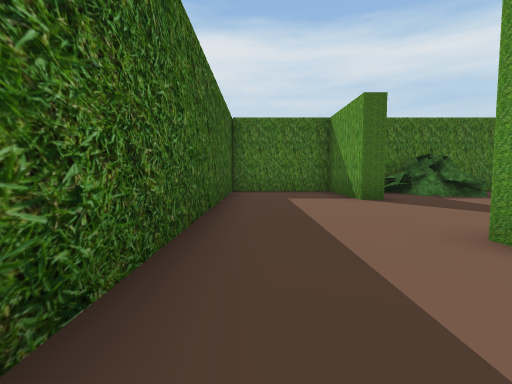
[1] (above)

22 first-person views from a walk through a 3-D level made in the Unity game engine. The camera is 1.2 m above the floor, tilts 4° down and sees 85° across. The floor is counted in squares, 2 m on a side. Each view is taken from the middle of a square. On the plan, view 1 faces up. The plan holds only what a view shows up to about 9 squares ahead; the rest is blank. The place goes on beyond the plan. The player is left out. Some surface patterns are stand-ins.

[2]
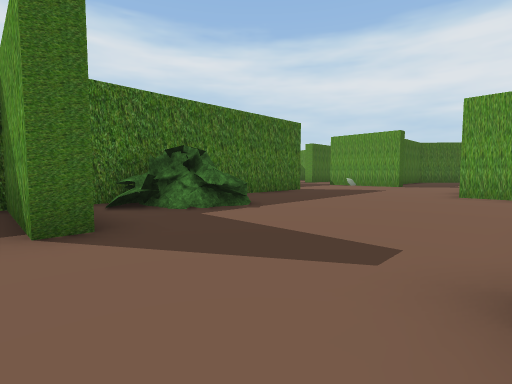

[3]
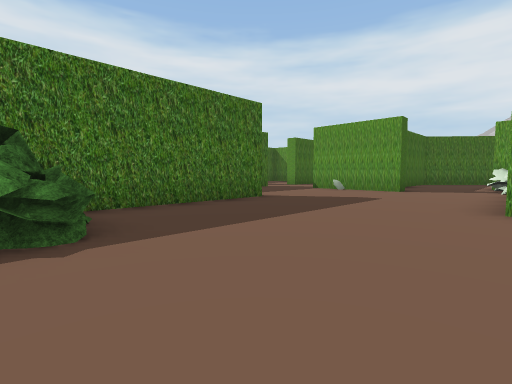

[4]
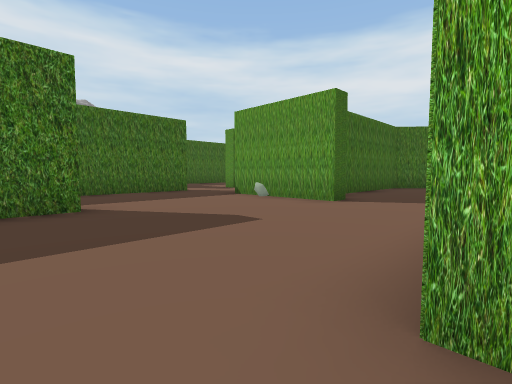

[5]
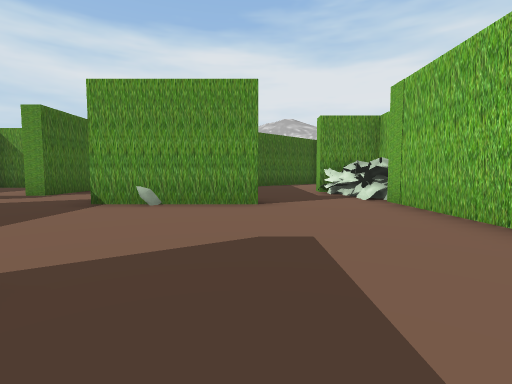

[6]
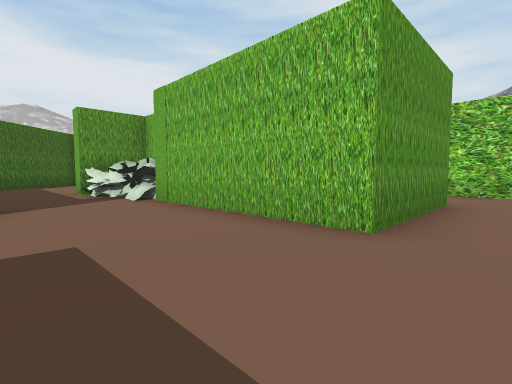

[7]
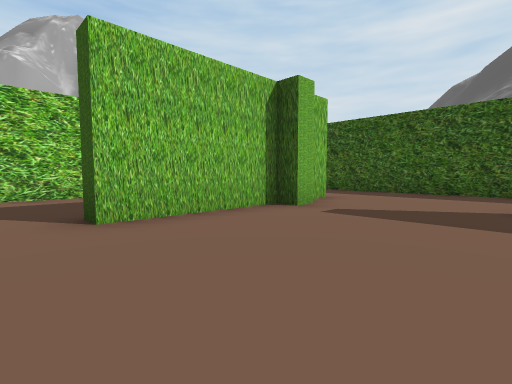

[8]
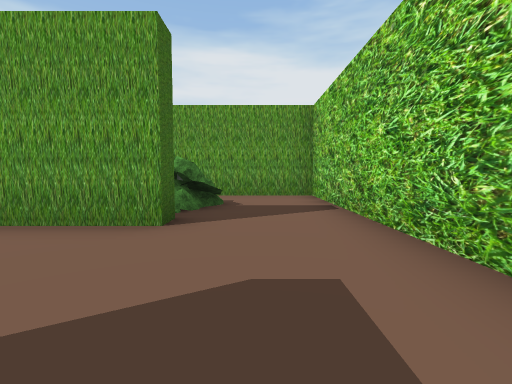

[9]
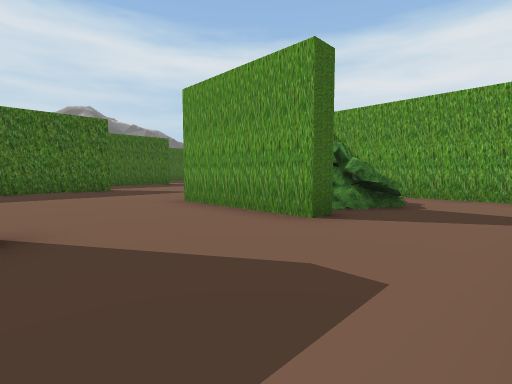

[10]
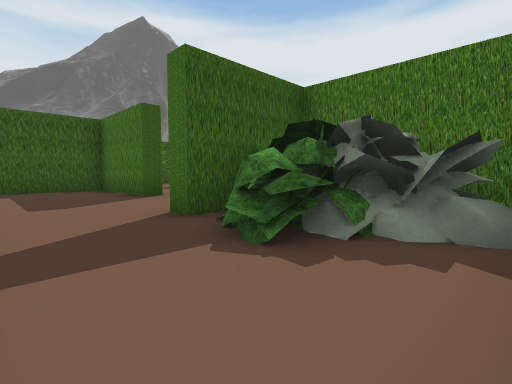

[11]
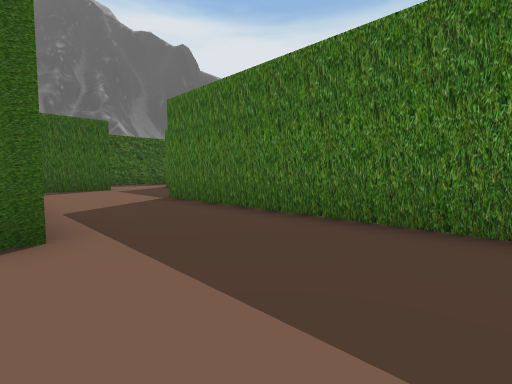

[12]
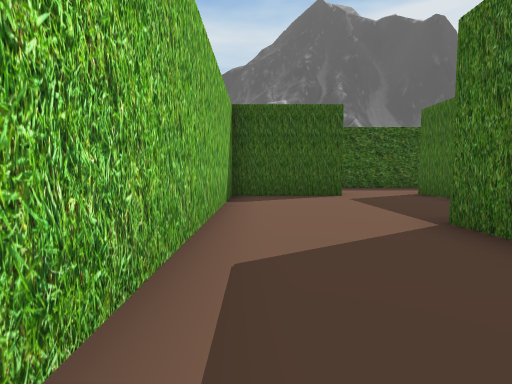

[13]
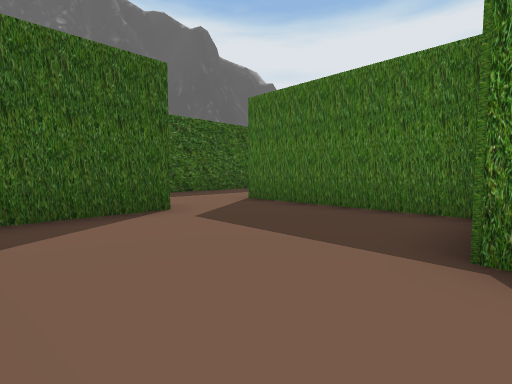

[14]
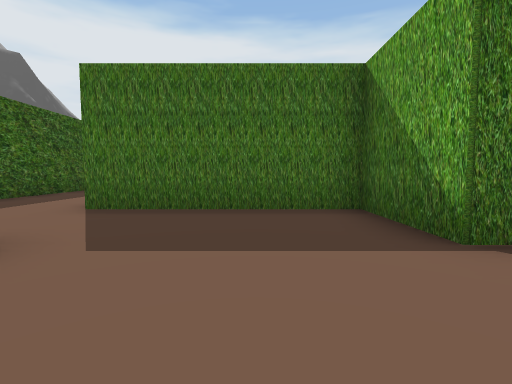

[15]
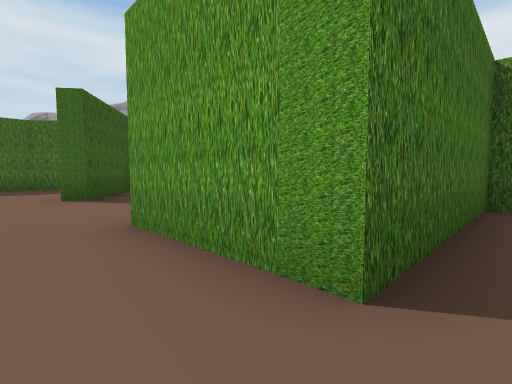

[16]
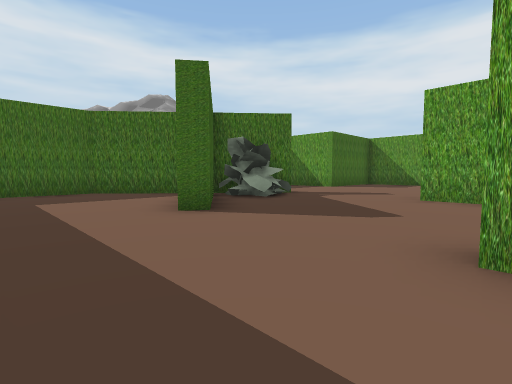

[17]
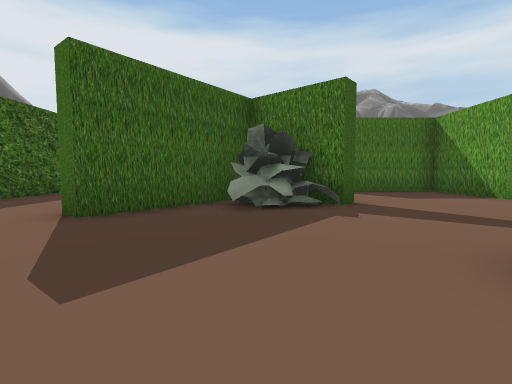

[18]
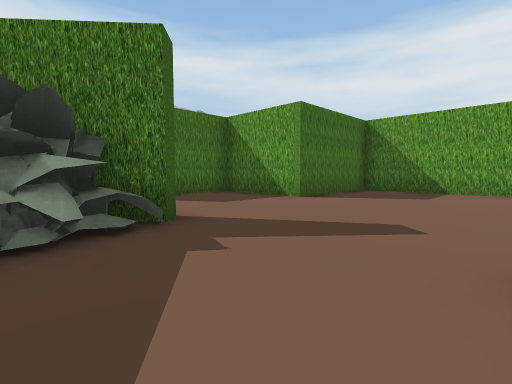

[19]
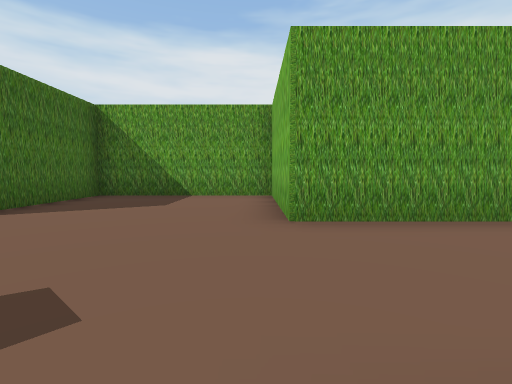

[20]
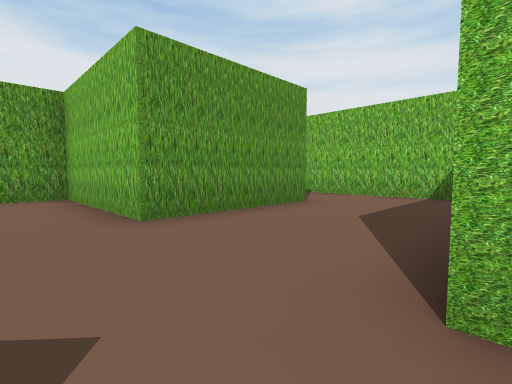

[21]
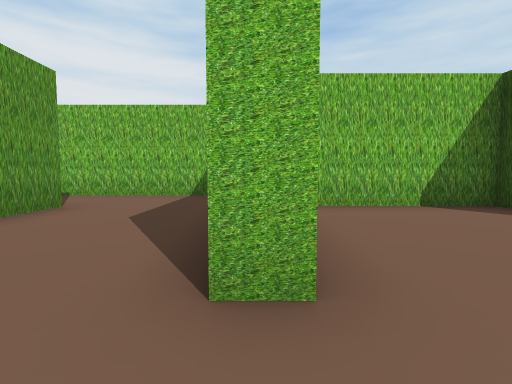

[22]
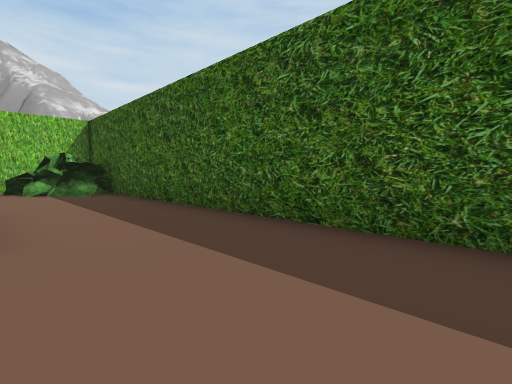

### Floor plan
Key: @ floor where view 1 was taken; # wall or solid block; . floor; / step, stairs or slope; = window, fence, low wall or low ledge.
Columns run from 1 left of view 1 to 20 right of it. Each row starts with its distance up from view 1.
 26 #####    ####
 25 #...##   ...#
 24 #....##  ...#
 23 #....###....####
 22  ...####.......##
 21  ...#...........#
 20 #...............#
 19 #...............#
 18 #.......#...#####
 17 #...#... ...#
 16 #...#... ...#
 15 #...#####....
 14 #.......#....
 13 #.......#.....  ..##
 12 #/..#...########...
 11 ##/.#.............
 10 ##  #...........#
  9 ############....#
  8 #...###.........####
  7 #...#.#.........#....
  6 #.....................
  5 #................//#..
  4 #..........#######/#
  3 #..........#########
  2 #...#####..##=#.#
  1 #..  #.......#..#
  0  @   #..........#
 -1      #..........#
 -2        ##########

Where each view was taken, in squares from view 1:
view 1: 0 up, 0 right, facing up
view 2: 3 up, 2 right, facing up-right
view 3: 4 up, 5 right, facing up-right
view 4: 4 up, 9 right, facing up-right
view 5: 7 up, 9 right, facing right
view 6: 7 up, 9 right, facing down-right
view 7: 6 up, 8 right, facing down-left
view 8: 0 up, 7 right, facing right
view 9: 1 down, 7 right, facing up-right
view 10: 1 down, 14 right, facing up-left
view 11: 9 up, 13 right, facing up-left
view 12: 10 up, 10 right, facing left
view 13: 10 up, 7 right, facing up-left
view 14: 10 up, 5 right, facing up
view 15: 14 up, 1 right, facing up-right
view 16: 17 up, 0 right, facing up-right
view 17: 17 up, 5 right, facing up
view 18: 19 up, 5 right, facing up-right
view 19: 19 up, 7 right, facing right
view 20: 20 up, 7 right, facing down-right
view 21: 20 up, 7 right, facing down
view 22: 20 up, 2 right, facing down-left
